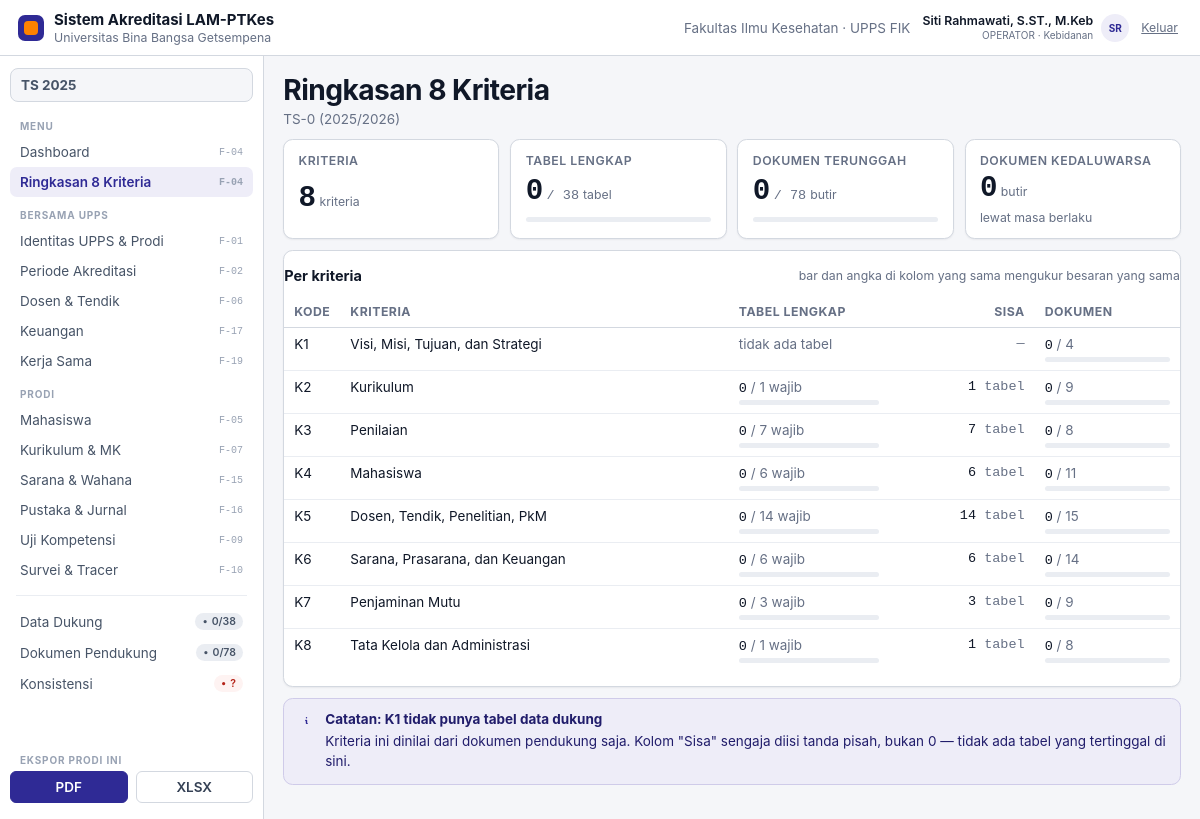
Screenshot of /modul/ringkasan/index.php (signed in) with the database file from the repository.
### tables this page shows
CREATE TABLE pengguna (
  id            INT UNSIGNED NOT NULL AUTO_INCREMENT,
  email         VARCHAR(160) NOT NULL,                
  nama          VARCHAR(160) NOT NULL,
  sandi         VARCHAR(255) NULL,                    
  peran_kode    VARCHAR(32) NOT NULL,
  prodi_id      INT UNSIGNED NULL,                    
  aktif         TINYINT(1) NOT NULL DEFAULT 1,
  dibuat        DATETIME NOT NULL DEFAULT CURRENT_TIMESTAMP,
  masuk_terakhir DATETIME NULL,
  PRIMARY KEY (id),
  UNIQUE KEY uq_pengguna_email (email),
  CONSTRAINT fk_pengguna_peran FOREIGN KEY (peran_kode) REFERENCES peran(kode),
  CONSTRAINT fk_pengguna_prodi FOREIGN KEY (prodi_id) REFERENCES prodi(id)
);

CREATE TABLE prodi (
  id                     INT UNSIGNED NOT NULL AUTO_INCREMENT,
  upps_id                INT UNSIGNED NOT NULL,
  nama_ps                VARCHAR(120) NOT NULL,
  jenjang                ENUM('D-III','Sarjana','Profesi','Sarjana Terapan','Magister','Spesialis') NOT NULL,
  bidang                 VARCHAR(80)  NOT NULL,
  punya_tahap_profesi    TINYINT(1)   NOT NULL DEFAULT 0,
  nama_profesi_lulusan   VARCHAR(80)  NULL,
  lama_studi_semester    TINYINT UNSIGNED NULL,
  nama_uji_kompetensi    VARCHAR(120) NULL,
  peringkat_akreditasi   VARCHAR(40)  NULL,
  tgl_akreditasi         DATE NULL,
  tgl_berakhir_akreditasi DATE NULL,
  aktif                  TINYINT(1) NOT NULL DEFAULT 1,
  dibuat                 DATETIME NOT NULL DEFAULT CURRENT_TIMESTAMP,
  diubah                 DATETIME NOT NULL DEFAULT CURRENT_TIMESTAMP ON UPDATE CURRENT_TIMESTAMP,
  PRIMARY KEY (id),
  UNIQUE KEY uq_prodi_nama (upps_id, nama_ps),
  CONSTRAINT fk_prodi_upps FOREIGN KEY (upps_id) REFERENCES upps(id)
);

CREATE TABLE periode (
  id            INT UNSIGNED NOT NULL AUTO_INCREMENT,
  prodi_id      INT UNSIGNED NOT NULL,
  tahun_ts      SMALLINT UNSIGNED NOT NULL,           
  tahun_ss      SMALLINT UNSIGNED NULL,               
  tgl_pengajuan DATE NULL,
  catatan       VARCHAR(255) NULL,
  aktif         TINYINT(1) NOT NULL DEFAULT 1,
  dibuat        DATETIME NOT NULL DEFAULT CURRENT_TIMESTAMP,
  PRIMARY KEY (id),
  UNIQUE KEY uq_periode (prodi_id, tahun_ts),
  CONSTRAINT fk_periode_prodi FOREIGN KEY (prodi_id) REFERENCES prodi(id),
  CONSTRAINT ck_periode_ts CHECK (tahun_ts BETWEEN 2000 AND 2100)
);

CREATE TABLE IF NOT EXISTS kriteria (
  kode       CHAR(2) NOT NULL,
  nama       VARCHAR(160) NOT NULL,
  PRIMARY KEY (kode)
);

CREATE TABLE tabel_dukung (
  kode          CHAR(2) NOT NULL,
  nomor         TINYINT UNSIGNED NOT NULL,
  judul         VARCHAR(255) NOT NULL,
  kriteria      CHAR(2) NOT NULL,
  khusus_profesi TINYINT(1) NOT NULL DEFAULT 0,
  varian        VARCHAR(20) NULL,                 
  berlaku_untuk VARCHAR(20) NOT NULL DEFAULT 'semua',
  PRIMARY KEY (kode),
  UNIQUE KEY uq_tabel_nomor (nomor),
   
   
  CONSTRAINT fk_tabel_kriteria FOREIGN KEY (kriteria) REFERENCES kriteria(kode)
);

### web/modul/ringkasan/index.php (the view, shortened to what the rows shown need)
<?php
require_once __DIR__ . '/../../system/layout.php';
require_once __DIR__ . '/../../tampilan/kerangka/komponen.php';
$prodi = $PRODI ?? prodi_aktif();
$prodiNama = $U['prodi_nama'] ?? null;
$periode = $prodi ? periode_aktif($prodi) : null;
$perId = (int) $periode['id'];
$perKrit = rekap_kriteria($prodi, $perId);
$ringkas = rekap_ringkas($prodi, $perId);
$dokumen = rekap_dokumen($prodi, $perId);
$dokPer = [];
foreach (rekap_dokumen_per_kriteria($prodi, $perId) as $d) {
    $dokPer[(string) $d['kriteria']] = ['total' => (int) $d['total'], 'unggah' => (int) $d['unggah']];
}
$isi = gaya_kerangka();
$isi .= strip_angka([
    ['label' => 'Kriteria', 'nilai' => count($perKrit), 'satuan' => 'kriteria'],
    ['label' => 'Tabel lengkap', 'nilai' => $ringkas['selesai'], 'dari' => $ringkas['wajib'],
     'satuan' => 'tabel'],
    ['label' => 'Dokumen terunggah', 'nilai' => $dokumen['unggah'], 'dari' => $dokumen['total'],
     'satuan' => 'butir'],
    ['label' => 'Dokumen kedaluwarsa', 'nilai' => $dokumen['kedaluwarsa'],
     'satuan' => 'butir', 'ket' => 'lewat masa berlaku'],
]);
$baris = [];
$tanpaTabel = [];
foreach ($perKrit as $k) {
    $kode = $k['kriteria'];
    $dok = $dokPer[$kode] ?? ['total' => 0, 'unggah' => 0];
    if ($k['total'] > 0) {
        $selTabel = '<span class="num">' . e($k['lengkap']) . '</span>'
                  . ' <span class="muted">/ ' . e($k['wajib']) . ' wajib</span>'
                  . bar_bagian((float) $k['lengkap'], (float) $k['wajib']);
        $sisa = $k['wajib'] - $k['lengkap'];
        $selSisa = $sisa > 0
            ? '<span class="num">' . e($sisa) . '</span> <span class="muted">tabel</span>'
            : '<span class="muted">—</span>';
    } else {
        $tanpaTabel[] = $kode;
        $selTabel = '<span class="muted">tidak ada tabel</span>';
        $selSisa = '<span class="muted">—</span>';
    }
    $selDok = $dok['total'] > 0
        ? '<span class="num">' . e($dok['unggah']) . '</span>'
          . ' <span class="muted">/ ' . e($dok['total']) . '</span>'
          . bar_bagian((float) $dok['unggah'], (float) $dok['total'])
        : '<span class="muted">tidak ada butir</span>';
    $baris[] = [
        'kode'  => $kode,
        'nama'  => $k['nama'],
        'tabel' => ['html' => $selTabel],
        'sisa'  => ['html' => $selSisa],
        'dok'   => ['html' => $selDok],
    ];
}
$isi .= kartu('Per kriteria',
    tabel_html([
        ['kunci' => 'kode', 'label' => 'Kode', 'lebar' => '56px'],
        ['kunci' => 'nama', 'label' => 'Kriteria'],
        ['kunci' => 'tabel', 'label' => 'Tabel lengkap'],
        ['kunci' => 'sisa', 'label' => 'Sisa', 'kelas' => 'r', 'lebar' => '96px'],
        ['kunci' => 'dok', 'label' => 'Dokumen'],
    ], $baris),
    ['catatan' => 'bar dan angka di kolom yang sama mengukur besaran yang sama']);
if ($tanpaTabel !== []) {
    $isi .= callout('info',
        implode(', ', $tanpaTabel) . ' tidak punya tabel data dukung',
        'Kriteria ini dinilai dari dokumen pendukung saja. Kolom "Sisa" sengaja diisi tanda pisah, '
        . 'bukan 0 — tidak ada tabel yang tertinggal di sini.');
}
render('Ringkasan 8 Kriteria', $isi, [
    'aktif' => 'ringkasan',
    'sub'   => ($prodiNama !== null && $prodiNama !== '' ? $prodiNama . ' · ' : '') . label_ts(tahun_ts(), 0),
]);

### web/tampilan/kerangka/komponen.php (shortened to what the rows shown need)
<?php
require_once dirname(__DIR__, 2) . '/system/view.php';
require_once dirname(__DIR__, 2) . '/system/rekap.php';
function gaya_kerangka(): string
{
    return '<link rel="stylesheet" href="' . e(BASE_URL) . 'aset/css/kerangka.css?v=1">';
}
function kartu(string $judul, string $isi, array $opsi = []): string
{
    $kelas = trim('card ' . (string) ($opsi['kelas'] ?? ''));
    $id = isset($opsi['id']) ? ' id="' . e((string) $opsi['id']) . '"' : '';
    $kepala = '';
    if ($judul !== '' || !empty($opsi['catatan']) || !empty($opsi['aksi'])) {
        $kepala = '<div class="card-head"><h2>' . e($judul) . '</h2>';
        if (!empty($opsi['catatan'])) {
            $kepala .= '<span class="note">' . e((string) $opsi['catatan']) . '</span>';
        }
        $kepala .= '</div>';
    }
    return '<section class="' . e($kelas) . '"' . $id . '>' . $kepala . $isi . '</section>';
}
function tabel_html(array $kolom, array $baris, array $opsi = []): string
{
    $norm = [];
    foreach ($kolom as $k => $kol) {
        $norm[] = [
            'kunci' => (string) ($kol['kunci'] ?? $k),
            'label' => (string) ($kol['label'] ?? $kol['kunci'] ?? $k),
            'kelas' => (string) ($kol['kelas'] ?? ''),
            'html'  => (bool) ($kol['html'] ?? false),
            'lebar' => isset($kol['lebar']) ? (string) $kol['lebar'] : '',
        ];
    }
    $th = '';
    foreach ($norm as $k) {
        $th .= '<th' . ($k['kelas'] !== '' ? ' class="' . e($k['kelas']) . '"' : '')
             . ($k['lebar'] !== '' ? ' style="width:' . e($k['lebar']) . '"' : '') . '>'
             . e($k['label']) . '</th>';
    }
    $tb = '';
    foreach ($baris as $b) {
        $tr = '';
        foreach ($norm as $k) {
            $v = $b[$k['kunci']] ?? null;
            $kelas = $k['kelas'];
            if (is_array($v)) {
                $isi = (string) ($v['html'] ?? e($v['isi'] ?? ''));
                $kelas = trim($kelas . ' ' . (string) ($v['kelas'] ?? ''));
            } elseif ($v === null || $v === '') {
                $isi = '<span class="muted">—</span>';
            } else {
                $isi = $k['html'] ? (string) $v : e($v);
            }
            $tr .= '<td' . ($kelas !== '' ? ' class="' . e($kelas) . '"' : '') . '>' . $isi . '</td>';
        }
        $tb .= '<tr>' . $tr . '</tr>';
    }
    $tabel = '<table class="tbl' . (isset($opsi['kelas']) ? ' ' . e((string) $opsi['kelas']) : '') . '">'
           . '<thead><tr>' . $th . '</tr></thead><tbody>' . $tb . '</tbody></table>';
    return !empty($opsi['tanpa_bungkus']) ? $tabel : '<div class="tbl-wrap">' . $tabel . '</div>';
}
function bar_bagian(float $bagian, float $dari, string $kelas = ''): string
{
    $persen = max(0.0, min(100.0, $bagian / $dari * 100));
    return '<span class="bar' . ($kelas !== '' ? ' ' . e($kelas) : '') . '">'
         . '<i style="width:' . e(number_format($persen, 1, '.', '')) . '%"></i></span>';
}
function strip_angka(array $item): string
{
    $out = '';
    foreach ($item as $it) {
        $nilai = (int) ($it['nilai'] ?? 0);
        $dari = isset($it['dari']) ? (int) $it['dari'] : null;
        $angka = '<b class="num">' . e(number_format($nilai, 0, ',', '.')) . '</b>';
        if ($dari !== null) {
            $angka .= '<span class="strip-dari">/ ' . e(number_format($dari, 0, ',', '.')) . '</span>';
        }
        if (!empty($it['satuan'])) {
            $angka .= ' <span class="strip-satuan">' . e((string) $it['satuan']) . '</span>';
        }
        $out .= '<div class="strip-item">'
              . '<div class="strip-label">' . e((string) ($it['label'] ?? '')) . '</div>'
              . '<div class="strip-angka">' . $angka . '</div>'
              . ($dari !== null ? bar_bagian($nilai, $dari) : '')
              . (!empty($it['ket']) ? '<div class="strip-ket">' . e((string) $it['ket']) . '</div>' : '')
              . '</div>';
    }
    return '<div class="strip">' . $out . '</div>';
}
function rekap_kriteria(int $prodiId, int $periodeId): array
{
    $semua = rekap_semua_tabel($prodiId, $periodeId);
    $per = @rekap_per_kriteria($prodiId, $periodeId);
    $sehat = $per !== [] && array_sum(array_column($per, 'total')) === count($semua);
    if ($sehat) {
        return $per;
    }
    $out = [];
    ksort($out);
    return array_values($out);
}

### web/system/layout.php (shortened to what the rows shown need)
<?php
require_once __DIR__ . '/view.php';
require_once __DIR__ . '/rekap.php';
function render(string $judul, string $isi, array $opsi = []): void
{
    $U = pengguna();
    ?><!DOCTYPE html>
<html lang="id">
<head>
<link rel="stylesheet" href="<?= e(BASE_URL) ?>aset/css/app.css?v=1">
</head>
<body>
<header class="topbar">
  <div class="topbar-right">
    <div class="who">
      <div class="who-txt">
        <div class="who-nama"><?= e($U['nama'] ?? '') ?></div>
        <div class="who-peran"><?= e($U['peran_kode'] ?? '') ?><?= $U['prodi_nama'] ? ' · ' . e($U['prodi_nama']) : '' ?></div>
      </div>
      <div class="avatar"><?= e(inisial($U['nama'] ?? '')) ?></div>
      <a class="who-keluar" href="<?= e(BASE_URL) ?>index.php?m=masuk&amp;a=keluar">Keluar</a>
    </div>
  </div>
</header>
<aside class="sidebar" id="sidebar">
  <button class="period"><b>TS <?= e(tahun_ts()) ?></b></button>
</aside>
<main class="main">
  <div class="page-head">
    <div>
      <h1><?= e($judul) ?></h1>
    </div>
  </div>
  <?= $isi ?>
</main>
</body>
</html><?php
}
function inisial(string $nama): string
{
    $bersih = preg_replace('/,.*$/', '', $nama);
    $kata = preg_split('/\s+/', trim($bersih)) ?: [];
    $out = '';
    foreach ($kata as $k) {
        if ($k !== '') {
            $out .= mb_substr($k, 0, 1);
        }
        if (mb_strlen($out) >= 2) {
            break;
        }
    }
    return mb_strtoupper($out);
}
function tahun_ts(): int
{
    static $ts = null;
    if ($ts !== null) {
        return $ts;
    }
    $p = prodi_aktif();
    $ts = (int) qv('SELECT tahun_ts FROM periode WHERE prodi_id = ? AND aktif = 1
                    ORDER BY tahun_ts DESC LIMIT 1',
        [$p], (int) date('Y'));
    return $ts;
}

### rows the page displays
pengguna: nama "Siti Rahmawati, S.ST., M.Keb", peran_kode "OPERATOR", prodi.nama_ps "Kebidanan", nama "SR", prodi.tahun_ts "2025"
kriteria: kode "K1", nama "Visi, Misi, Tujuan, dan Strategi"
kriteria: kode "K2", nama "Kurikulum"
tabel_dukung: khusus_profesi "0", nomor "1", kriteria "0", kriteria "9"
kriteria: kode "K3", nama "Penilaian"
tabel_dukung: nomor "7", kriteria "0", kriteria "8"
kriteria: kode "K4", nama "Mahasiswa"
kriteria: kode "K5", nama "Dosen, Tendik, Penelitian, PkM"
tabel_dukung: khusus_profesi "0", nomor "14"
kriteria: kode "K6", nama "Sarana, Prasarana, dan Keuangan"
kriteria: kode "K7", nama "Penjaminan Mutu"
tabel_dukung: khusus_profesi "0", nomor "3"
kriteria: kode "K8", nama "Tata Kelola dan Administrasi"

### other values shown
$grup['kelompok'] "MENU"
$nama "Dashboard"
$fitur "F-04"
$nama "Ringkasan 8 Kriteria"
$grup['kelompok'] "BERSAMA UPPS"
$nama "Identitas UPPS & Prodi"
$fitur "F-01"
$nama "Periode Akreditasi"
$fitur "F-02"
$nama "Dosen & Tendik"
$fitur "F-06"
$nama "Keuangan"
$fitur "F-17"
$nama "Kerja Sama"
$fitur "F-19"
